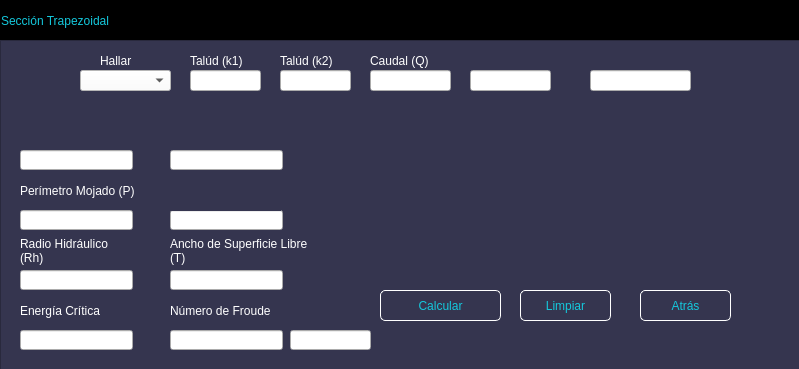
<?xml version="1.0" encoding="UTF-8"?>
<ui version="4.0">
 <class>MainWindow</class>
 <widget class="QMainWindow" name="MainWindow">
  <property name="geometry">
   <rect>
    <x>0</x>
    <y>0</y>
    <width>799</width>
    <height>369</height>
   </rect>
  </property>
  <property name="windowTitle">
   <string>MainWindow</string>
  </property>
  <widget class="QWidget" name="centralwidget">
   <layout class="QVBoxLayout" name="verticalLayout">
    <property name="spacing">
     <number>0</number>
    </property>
    <property name="leftMargin">
     <number>0</number>
    </property>
    <property name="topMargin">
     <number>0</number>
    </property>
    <property name="rightMargin">
     <number>0</number>
    </property>
    <property name="bottomMargin">
     <number>0</number>
    </property>
    <item>
     <widget class="QFrame" name="frame">
      <property name="frameShape">
       <enum>QFrame::StyledPanel</enum>
      </property>
      <property name="frameShadow">
       <enum>QFrame::Raised</enum>
      </property>
      <widget class="QFrame" name="frame_superior">
       <property name="geometry">
        <rect>
         <x>0</x>
         <y>0</y>
         <width>801</width>
         <height>42</height>
        </rect>
       </property>
       <property name="styleSheet">
        <string notr="true">QFrame{
background-color:rgb(0, 0, 0);
}

QPushButton{
background-color: #000000ff;
border-radius:20px;
}

QPushButton:hover{
background-color:rgb(53, 53, 79);
border-radius:20px;
}</string>
       </property>
       <property name="frameShape">
        <enum>QFrame::StyledPanel</enum>
       </property>
       <property name="frameShadow">
        <enum>QFrame::Raised</enum>
       </property>
       <layout class="QHBoxLayout" name="horizontalLayout">
        <property name="spacing">
         <number>0</number>
        </property>
        <property name="leftMargin">
         <number>0</number>
        </property>
        <property name="topMargin">
         <number>0</number>
        </property>
        <property name="rightMargin">
         <number>0</number>
        </property>
        <property name="bottomMargin">
         <number>0</number>
        </property>
        <item>
         <widget class="QLabel" name="label">
          <property name="styleSheet">
           <string notr="true">font:87 12pt&quot;Arial Black&quot;;
color:rgb(20,200,220);</string>
          </property>
          <property name="text">
           <string>Sección Trapezoidal</string>
          </property>
         </widget>
        </item>
        <item>
         <spacer name="horizontalSpacer">
          <property name="orientation">
           <enum>Qt::Horizontal</enum>
          </property>
          <property name="sizeHint" stdset="0">
           <size>
            <width>368</width>
            <height>20</height>
           </size>
          </property>
         </spacer>
        </item>
        <item>
         <widget class="QPushButton" name="bt_minimizar">
          <property name="minimumSize">
           <size>
            <width>40</width>
            <height>40</height>
           </size>
          </property>
          <property name="text">
           <string/>
          </property>
          <property name="icon">
           <iconset>
            <normaloff>Imágenes/minimizar.png</normaloff>Imágenes/minimizar.png</iconset>
          </property>
          <property name="iconSize">
           <size>
            <width>30</width>
            <height>30</height>
           </size>
          </property>
         </widget>
        </item>
        <item>
         <widget class="QPushButton" name="bt_cerrar">
          <property name="minimumSize">
           <size>
            <width>40</width>
            <height>40</height>
           </size>
          </property>
          <property name="text">
           <string/>
          </property>
          <property name="icon">
           <iconset>
            <normaloff>Imágenes/cerrar2.png</normaloff>Imágenes/cerrar2.png</iconset>
          </property>
          <property name="iconSize">
           <size>
            <width>30</width>
            <height>30</height>
           </size>
          </property>
         </widget>
        </item>
       </layout>
      </widget>
      <widget class="QFrame" name="frame_2">
       <property name="geometry">
        <rect>
         <x>0</x>
         <y>40</y>
         <width>801</width>
         <height>361</height>
        </rect>
       </property>
       <property name="styleSheet">
        <string notr="true">QFrame{
background-color:rgb(53,53,79);
}

QPushButton{
font:87 12pt&quot;Arial Black&quot;;
background-color:#000000ff;
color:rgb(20,200,220);
border-radius:5px;
border:1px solid white;
}


QPushButton:hover{
background-color:black;
}</string>
       </property>
       <property name="frameShape">
        <enum>QFrame::StyledPanel</enum>
       </property>
       <property name="frameShadow">
        <enum>QFrame::Raised</enum>
       </property>
       <widget class="QLabel" name="label_3">
        <property name="geometry">
         <rect>
          <x>190</x>
          <y>10</y>
          <width>71</width>
          <height>21</height>
         </rect>
        </property>
        <property name="styleSheet">
         <string notr="true">font:87 10pt&quot;Arial Black&quot;;
color:rgb(255,255,255);</string>
        </property>
        <property name="text">
         <string>Talúd (k1)</string>
        </property>
       </widget>
       <widget class="QLabel" name="label_4">
        <property name="geometry">
         <rect>
          <x>280</x>
          <y>10</y>
          <width>71</width>
          <height>21</height>
         </rect>
        </property>
        <property name="styleSheet">
         <string notr="true">font:87 10pt&quot;Arial Black&quot;;
color:rgb(255,255,255);</string>
        </property>
        <property name="text">
         <string>Talúd (k2)</string>
        </property>
       </widget>
       <widget class="QLabel" name="TVariable">
        <property name="geometry">
         <rect>
          <x>470</x>
          <y>10</y>
          <width>81</width>
          <height>21</height>
         </rect>
        </property>
        <property name="styleSheet">
         <string notr="true">font:87 10pt&quot;Arial Black&quot;;
color:rgb(255,255,255);</string>
        </property>
        <property name="text">
         <string/>
        </property>
       </widget>
       <widget class="QLineEdit" name="Taludk1">
        <property name="geometry">
         <rect>
          <x>190</x>
          <y>30</y>
          <width>71</width>
          <height>21</height>
         </rect>
        </property>
       </widget>
       <widget class="QLineEdit" name="Taludk2">
        <property name="geometry">
         <rect>
          <x>280</x>
          <y>30</y>
          <width>71</width>
          <height>21</height>
         </rect>
        </property>
       </widget>
       <widget class="QLineEdit" name="Variable">
        <property name="geometry">
         <rect>
          <x>470</x>
          <y>30</y>
          <width>81</width>
          <height>21</height>
         </rect>
        </property>
       </widget>
       <widget class="QLabel" name="label_6">
        <property name="geometry">
         <rect>
          <x>20</x>
          <y>130</y>
          <width>121</width>
          <height>41</height>
         </rect>
        </property>
        <property name="styleSheet">
         <string notr="true">font:87 10pt&quot;Arial Black&quot;;
color:rgb(255,255,255);</string>
        </property>
        <property name="text">
         <string>Perímetro Mojado (P)</string>
        </property>
        <property name="wordWrap">
         <bool>true</bool>
        </property>
       </widget>
       <widget class="QLabel" name="label_8">
        <property name="geometry">
         <rect>
          <x>170</x>
          <y>190</y>
          <width>141</width>
          <height>41</height>
         </rect>
        </property>
        <property name="styleSheet">
         <string notr="true">font:87 10pt&quot;Arial Black&quot;;
color:rgb(255,255,255);</string>
        </property>
        <property name="text">
         <string>Ancho de Superficie Libre (T)</string>
        </property>
        <property name="wordWrap">
         <bool>true</bool>
        </property>
       </widget>
       <widget class="QLabel" name="label_9">
        <property name="geometry">
         <rect>
          <x>20</x>
          <y>190</y>
          <width>111</width>
          <height>41</height>
         </rect>
        </property>
        <property name="styleSheet">
         <string notr="true">font:87 10pt&quot;Arial Black&quot;;
color:rgb(255,255,255);</string>
        </property>
        <property name="text">
         <string>Radio Hidráulico (Rh)</string>
        </property>
        <property name="wordWrap">
         <bool>true</bool>
        </property>
       </widget>
       <widget class="QLineEdit" name="Perimetro">
        <property name="geometry">
         <rect>
          <x>20</x>
          <y>170</y>
          <width>113</width>
          <height>20</height>
         </rect>
        </property>
       </widget>
       <widget class="QLineEdit" name="R_incognita3">
        <property name="geometry">
         <rect>
          <x>170</x>
          <y>170</y>
          <width>113</width>
          <height>20</height>
         </rect>
        </property>
       </widget>
       <widget class="QLineEdit" name="Radio">
        <property name="geometry">
         <rect>
          <x>20</x>
          <y>230</y>
          <width>113</width>
          <height>20</height>
         </rect>
        </property>
       </widget>
       <widget class="QLineEdit" name="Ancho">
        <property name="geometry">
         <rect>
          <x>170</x>
          <y>230</y>
          <width>113</width>
          <height>20</height>
         </rect>
        </property>
       </widget>
       <widget class="QPushButton" name="Calcular">
        <property name="geometry">
         <rect>
          <x>380</x>
          <y>250</y>
          <width>121</width>
          <height>31</height>
         </rect>
        </property>
        <property name="text">
         <string>Calcular</string>
        </property>
       </widget>
       <widget class="QPushButton" name="Limpiar">
        <property name="geometry">
         <rect>
          <x>520</x>
          <y>250</y>
          <width>91</width>
          <height>31</height>
         </rect>
        </property>
        <property name="text">
         <string>Limpiar</string>
        </property>
       </widget>
       <widget class="QPushButton" name="Atras">
        <property name="geometry">
         <rect>
          <x>640</x>
          <y>250</y>
          <width>91</width>
          <height>31</height>
         </rect>
        </property>
        <property name="text">
         <string>Atrás</string>
        </property>
       </widget>
       <widget class="QLabel" name="label_14">
        <property name="geometry">
         <rect>
          <x>20</x>
          <y>250</y>
          <width>111</width>
          <height>41</height>
         </rect>
        </property>
        <property name="styleSheet">
         <string notr="true">font:87 10pt&quot;Arial Black&quot;;
color:rgb(255,255,255);</string>
        </property>
        <property name="text">
         <string>Energía Crítica</string>
        </property>
        <property name="wordWrap">
         <bool>true</bool>
        </property>
       </widget>
       <widget class="QLabel" name="label_15">
        <property name="geometry">
         <rect>
          <x>170</x>
          <y>250</y>
          <width>111</width>
          <height>41</height>
         </rect>
        </property>
        <property name="styleSheet">
         <string notr="true">font:87 10pt&quot;Arial Black&quot;;
color:rgb(255,255,255);</string>
        </property>
        <property name="text">
         <string>Número de Froude</string>
        </property>
        <property name="wordWrap">
         <bool>true</bool>
        </property>
       </widget>
       <widget class="QLineEdit" name="R_incognita">
        <property name="geometry">
         <rect>
          <x>20</x>
          <y>110</y>
          <width>113</width>
          <height>20</height>
         </rect>
        </property>
       </widget>
       <widget class="QLineEdit" name="R_incognita2">
        <property name="geometry">
         <rect>
          <x>170</x>
          <y>110</y>
          <width>113</width>
          <height>20</height>
         </rect>
        </property>
       </widget>
       <widget class="QLineEdit" name="Energia">
        <property name="geometry">
         <rect>
          <x>20</x>
          <y>290</y>
          <width>113</width>
          <height>20</height>
         </rect>
        </property>
       </widget>
       <widget class="QLineEdit" name="Froude">
        <property name="geometry">
         <rect>
          <x>170</x>
          <y>290</y>
          <width>113</width>
          <height>20</height>
         </rect>
        </property>
       </widget>
       <widget class="QLabel" name="label_16">
        <property name="geometry">
         <rect>
          <x>370</x>
          <y>10</y>
          <width>81</width>
          <height>21</height>
         </rect>
        </property>
        <property name="styleSheet">
         <string notr="true">font:87 10pt&quot;Arial Black&quot;;
color:rgb(255,255,255);</string>
        </property>
        <property name="text">
         <string>Caudal (Q)</string>
        </property>
       </widget>
       <widget class="QLineEdit" name="Caudal">
        <property name="geometry">
         <rect>
          <x>370</x>
          <y>30</y>
          <width>81</width>
          <height>21</height>
         </rect>
        </property>
       </widget>
       <widget class="QLineEdit" name="Regimen">
        <property name="geometry">
         <rect>
          <x>290</x>
          <y>290</y>
          <width>81</width>
          <height>20</height>
         </rect>
        </property>
       </widget>
       <widget class="QLabel" name="label_17">
        <property name="geometry">
         <rect>
          <x>230</x>
          <y>360</y>
          <width>111</width>
          <height>41</height>
         </rect>
        </property>
        <property name="styleSheet">
         <string notr="true">font:87 10pt&quot;Arial Black&quot;;
color:rgb(255,255,255);</string>
        </property>
        <property name="text">
         <string>Número de Froude</string>
        </property>
        <property name="wordWrap">
         <bool>true</bool>
        </property>
       </widget>
       <widget class="QLabel" name="label_18">
        <property name="geometry">
         <rect>
          <x>100</x>
          <y>10</y>
          <width>51</width>
          <height>21</height>
         </rect>
        </property>
        <property name="styleSheet">
         <string notr="true">font:87 10pt&quot;Arial Black&quot;;
color:rgb(255,255,255);</string>
        </property>
        <property name="text">
         <string>Hallar</string>
        </property>
       </widget>
       <widget class="QComboBox" name="Incognita">
        <property name="geometry">
         <rect>
          <x>80</x>
          <y>30</y>
          <width>91</width>
          <height>21</height>
         </rect>
        </property>
        <property name="styleSheet">
         <string notr="true">background-color:rgb(255,255,255);
</string>
        </property>
       </widget>
       <widget class="QLineEdit" name="TVariable_2">
        <property name="geometry">
         <rect>
          <x>590</x>
          <y>10</y>
          <width>101</width>
          <height>21</height>
         </rect>
        </property>
        <property name="styleSheet">
         <string notr="true">background-color:rgb(53,53,79);
border:rgb(53,53,79);
font:87 10pt&quot;Arial Black&quot;;
color:rgb(255,255,255);</string>
        </property>
       </widget>
       <widget class="QLineEdit" name="Variable2">
        <property name="geometry">
         <rect>
          <x>590</x>
          <y>30</y>
          <width>101</width>
          <height>21</height>
         </rect>
        </property>
       </widget>
       <widget class="QLabel" name="TituloR_incognita">
        <property name="geometry">
         <rect>
          <x>20</x>
          <y>80</y>
          <width>111</width>
          <height>20</height>
         </rect>
        </property>
        <property name="styleSheet">
         <string notr="true">font:87 10pt&quot;Arial Black&quot;;
color:rgb(255,255,255);</string>
        </property>
        <property name="text">
         <string/>
        </property>
        <property name="wordWrap">
         <bool>true</bool>
        </property>
       </widget>
       <widget class="QLabel" name="TituloR_incognita_2">
        <property name="geometry">
         <rect>
          <x>170</x>
          <y>80</y>
          <width>111</width>
          <height>20</height>
         </rect>
        </property>
        <property name="styleSheet">
         <string notr="true">font:87 10pt&quot;Arial Black&quot;;
color:rgb(255,255,255);</string>
        </property>
        <property name="text">
         <string/>
        </property>
        <property name="wordWrap">
         <bool>true</bool>
        </property>
       </widget>
       <widget class="QLabel" name="TituloR_incognita_3">
        <property name="geometry">
         <rect>
          <x>170</x>
          <y>130</y>
          <width>111</width>
          <height>41</height>
         </rect>
        </property>
        <property name="styleSheet">
         <string notr="true">font:87 10pt&quot;Arial Black&quot;;
color:rgb(255,255,255);</string>
        </property>
        <property name="text">
         <string/>
        </property>
        <property name="wordWrap">
         <bool>true</bool>
        </property>
       </widget>
       <widget class="QLabel" name="Imagen">
        <property name="geometry">
         <rect>
          <x>380</x>
          <y>90</y>
          <width>361</width>
          <height>151</height>
         </rect>
        </property>
        <property name="styleSheet">
         <string notr="true">background-color:rgb(53,53,79);</string>
        </property>
        <property name="text">
         <string/>
        </property>
        <property name="textFormat">
         <enum>Qt::AutoText</enum>
        </property>
        <property name="pixmap">
         <pixmap>Imágenes/Trapezoidal.png</pixmap>
        </property>
        <property name="scaledContents">
         <bool>true</bool>
        </property>
       </widget>
      </widget>
     </widget>
    </item>
   </layout>
  </widget>
 </widget>
 <resources/>
 <connections/>
</ui>
